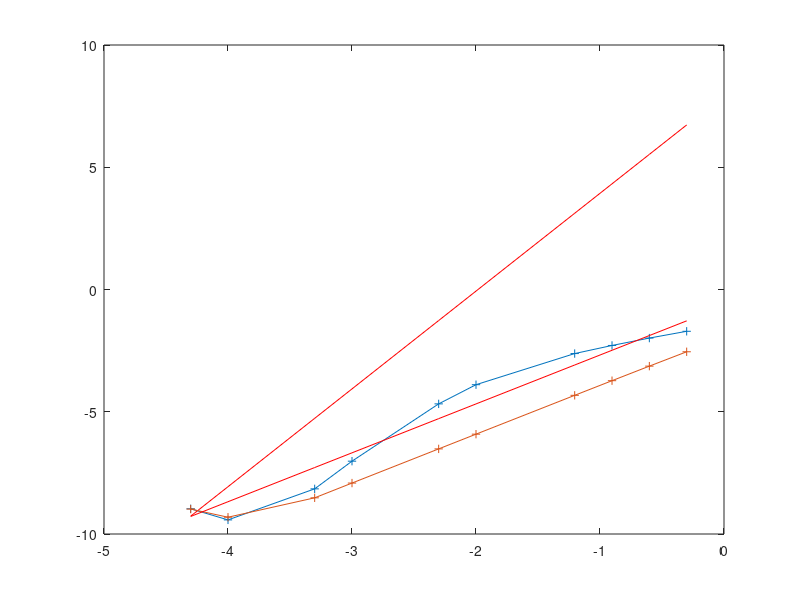

Write MATLAB code to recreate this figure.
clear all; close all; clc;

bf=@(x)4*x.*(1-x);
a=integral(@(x)bf(x).*bf(x),0,1);
b=integral(@(x)bf(x),0,1);
g=integral(@(x)(4*(1-2*x)).^2,0,1);
D=1;
v=1e2;
nsf=1.1;sa=1;
p=4;

A=-D*g+(nsf-sa)*a;
IV=a/v;
S =@(t) a/4/v*p*(1+t).^(p-1) + (1+t).^p*((sa-nsf)*a/4+2*D*b);
ex=@(t)(1+t).^p/4;

time_integration='sdirk4a';
switch time_integration
    case 'sdirk3'
        rk.nstages=3;
        rk.g=0.43586652150845899941601945119356;
        rk.a=[rk.g 0 0; ...
            ((1-rk.g)/2) rk.g 0;...
            (-(6*rk.g^2-16*rk.g+1)/4) ((6*rk.g^2-20*rk.g+5)/4) rk.g];
        rk.c=sum(rk.a,2);
        rk.b=rk.a(rk.nstages,:);
        rk.order=3;
    case 'sdirk3a'
        rk.nstages=3;
        rk.g=0.2113248654051871177454256097490213;
        rk.a=[rk.g, 0, 0 ;...
            rk.g, rk.g, 0;...
            rk.g, 0.5773502691896257645091487805019573, rk.g ];
        rk.c=sum(rk.a,2);
        rk.b=rk.a(rk.nstages,:);
        rk.order=3;
    case 'sdirk2a'
        rk.nstages=2;
        rk.g=0.2928932188134524755991556378951510;
        rk.a=[rk.g, 0 ;...
            1-rk.g, rk.g];
        rk.c=sum(rk.a,2);
        rk.b=rk.a(rk.nstages,:);
        rk.order=2;
    case 'sdirk2b'
        rk.nstages=2;
        rk.g=1.707106781186547524400844362104849;
        rk.a=[rk.g, 0 ;...
            1-rk.g, rk.g];
        rk.c=sum(rk.a,2);
        rk.b=rk.a(rk.nstages,:);
        rk.order=2;
    case 'sdirk4b'
        rk.nstages=5;
        rk.g=0.25;
        rk.a=[rk.g, 0, 0, 0, 0 ;...
            0.5,rk.g, 0, 0, 0;...
            0.34, -0.04, rk.g, 0, 0;...
            0.2727941176470588235294117647058824, -0.05036764705882352941176470588235294, 0.02757352941176470588235294117647059, rk.g, 0;...
            1.041666666666666666666666666666667,-1.020833333333333333333333333333333,7.8125,-7.083333333333333333333333333333333, rk.g ];
        rk.c=sum(rk.a,2);
        rk.b=rk.a(rk.nstages,:);
        rk.order=4;
    case 'sdirk4a'
        rk.nstages=5;
        rk.g=0.2666666666666666666666666666666667;
        rk.a=[rk.g, 0, 0, 0, 0 ;...
            0.5,rk.g, 0, 0, 0;...
            0.3541539528432732316227461858529820, -0.05415395284327323162274618585298197, rk.g, 0, 0;...
            0.08515494131138652076337791881433756, -0.06484332287891555171683963466229754, 0.07915325296404206392428857585141242, rk.g, 0;...
            2.100115700566932777970612055999074, -0.7677800284445976813343102185062276, 2.399816361080026398094746205273880, -2.998818699869028161397714709433394, rk.g ];
        rk.c=sum(rk.a,2);
        rk.b=rk.a(rk.nstages,:);
        rk.order=4;
    otherwise
        error('this sdirk is not available');
end

yold=0.25;

tend=5;

do_bdf2=true;

ntimes=[10 20 40 80 500 1000 5000 1e4 5e4 1e5];% 5e5];% 5e5];
for iconv=1:length(ntimes)
    dt=tend/ntimes(iconv);
    tn=0;
    yn=yold;
    fprintf('%d/%d\n',iconv,length(ntimes));
    y=zeros(rk.nstages,1); SS=y;
    for it=1:ntimes(iconv)
        for i=1:rk.nstages
            ti = tn + rk.c(i)*dt;
            SS(i)=S(ti);
            rhs = IV*yn + dt*rk.a(i,i)*SS(i);
            for j=1:i-1
                rhs = rhs + dt*rk.a(i,j)*(A*y(j)+SS(j));
            end
            y(i) = (IV -rk.a(i,i)*dt*A) \ rhs;
        end
        yn = y(end);
        tn = tn + dt;
    end
    err(iconv)=abs(yn-ex(tend));
end

plot( log10(tend./ntimes), log10(err), '+-' )
% slope_err = polyfit(log10(tend./ntimes), log10(err),1)
% reference line y=Cx^s log(y) = log(C) + s log(x)
% we pick one value of (x,y) to get C
% the multiplier in front of C is used to shift the ref. line
nn=1; %
nn=length(err);
s=rk.order; C=0.5*err(nn)/(tend/ntimes(nn))^s;
y=C*(tend./ntimes).^s;
hold all;plot(log10(tend./ntimes), log10(y), 'r-')



if do_bdf2
    for iconv=1:length(ntimes)
        dt=tend/ntimes(iconv);
        tn=0;
        yn=yold;
        fprintf('%d/%d\n',iconv,length(ntimes));
        y=zeros(rk.nstages,1); SS=y;
        yolder=yn;
        % first time step: CN
        %         for it=1:ntimes(iconv)
        yn = (IV-dt/2*A)\ ( (IV+dt/2*A)*yn + dt/2*(S(tn)+S(tn+dt)));
        tn = tn + dt;
        %         end
        % other time steps: BDF2
        for it=2:ntimes(iconv)
            ynew = ( IV -2/3*dt*A) \ ( IV/3*(4*yn-yolder) +2/3*dt*S(tn+dt));
            tn = tn + dt;
            yolder=yn;
            yn=ynew;
        end
        err(iconv)=abs(yn-ex(tend));
    end
    
    plot( log10(tend./ntimes), log10(err), '+-' )
    % slope_err = polyfit(log10(tend./ntimes), log10(err),1)
    % reference line y=Cx^s log(y) = log(C) + s log(x)
    % we pick one value of (x,y) to get C
    % the multiplier in front of C is used to shift the ref. line
    nn=1; %
    nn=length(err);
    s=2; C=0.5*err(nn)/(tend/ntimes(nn))^s;
    y=C*(tend./ntimes).^s;
    hold all;plot(log10(tend./ntimes), log10(y), 'r-')
    
end
